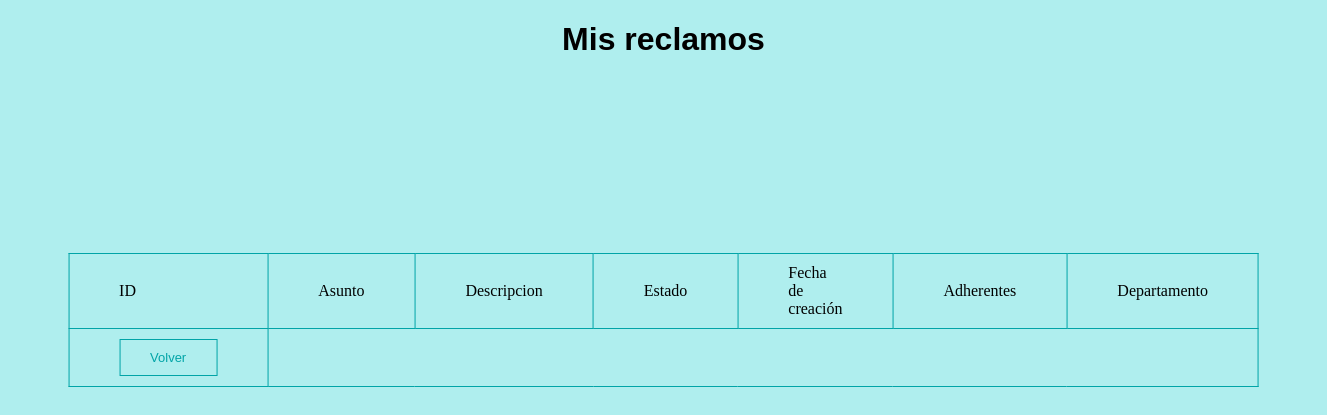
Page /mis_reclamos (signed in) on the earlier database version.
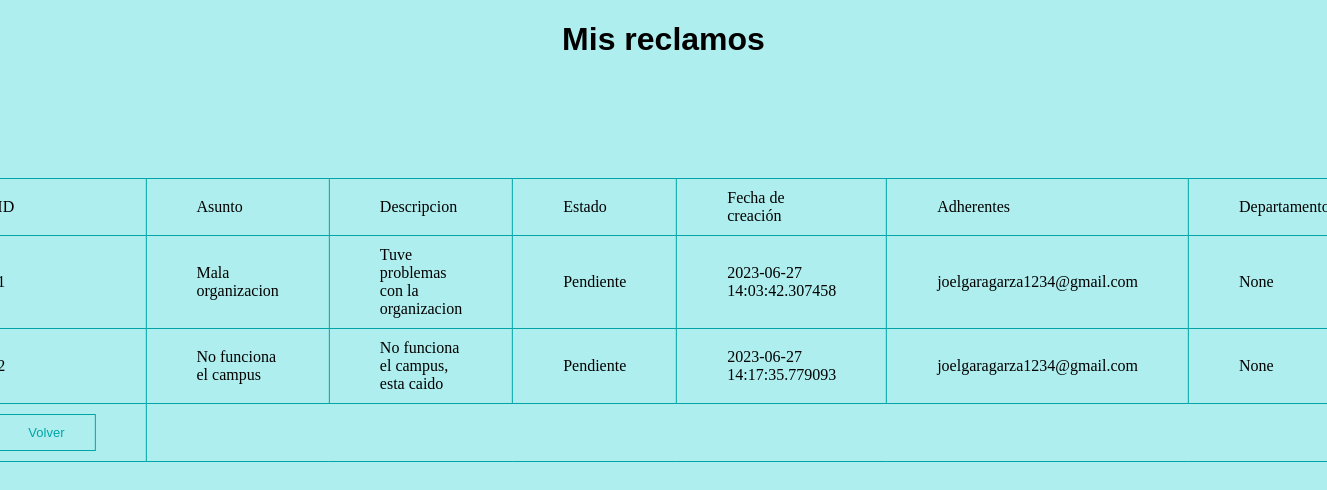
Same page on the later database version.
### modules/classes.py (models this page shows, shortened)
class Reclamo(db.Model):
    id = db.Column(db.Integer,primary_key=True)
    usuario_creador = db.Column(db.String(100))
    asunto = db.Column(db.String(1000))
    descripcion = db.Column(db.String(1000))
    departamento_id = db.Column(db.Integer, db.ForeignKey('departamento.id'))
    departamento = db.relationship('Departamento', backref=db.backref('reclamos'))
    estado =  db.Column(db.String(100))
    adherente = db.Column(db.String(100))
    fecha = db.Column(db.DateTime, default=datetime.utcnow)

### server.py (the view)
@app.route("/mis_reclamos", methods=['GET','POST'])
@login_required
def mis_reclamos():
    mis_reclamos = Reclamo.query.filter_by(usuario_creador=current_user.email)
    return render_template('mis_reclamos.html',mis_reclamos=mis_reclamos)

### server.py (called while the page is built)
@login_manager.user_loader
def user_loader(user_id):
    user = Usuario.query.get(user_id)
    if user:
        if user.id in admin_list:
            return Jefe_departamento.query.get(user_id)  #en base al id clasifica al usuario actual en jefe o usuario final
        else:
            return Usuario_final.query.get(user_id)

### templates/mis_reclamos.html (shortened to what this page needs)
<!DOCTYPE html>
<html lang="en">
<html>
    <head style="background-color:paleturquoise">
    </head>
    <body style="background-color:paleturquoise">
        <h1 class="centrar_element">Mis reclamos</h1>
        <table class="centrar">
            <tr>
                <td>ID</td>
                <td>Asunto</td>
                <td>Descripcion</td>
                <td>Estado</td>
                <td>Fecha de creación</td>
                <td>Adherentes</td>
                <td>Departamento</td>
            </tr>
            {% for reclamo in mis_reclamos %}
                <tr>
                    <td> {{ reclamo.id }} </td>
                    <td> {{ reclamo.asunto }} </td>
                    <td> {{ reclamo.descripcion }} </td>
                    <td> {{ reclamo.estado }} </td>
                    <td> {{ reclamo.fecha }} </td>
                    <td> {{ reclamo.adherente }} </td>
                    <td> {{ reclamo.departamento }} </td>
                </tr>
            {% endfor %}
            <tr>
                <td><button onclick="location.href='/pantalla_principal'">Volver</button></td>
            </tr>
        </table>
    </body>

### templates/mis_reclamos.html (style rules this page uses)
table,tr,td { align-content: center; padding-top: 10px; padding-bottom: 10px; padding-right:50px; padding-left: 50px; border: 1px solid #01a4a7; border-collapse: collapse; }
button { border:1px solid #01a4a7; border-style: double; color:#01a4a7; align-content: center; background-color: paleturquoise; padding: 10px 30px; cursor: pointer; font-size: small; }
.centrar { position: absolute; top: 40%; left: 50%; transform: translate(-50%, -50%); }
h1 { color:black; font-family:Arial, Helvetica, sans-serif; }
.centrar_element { align-items: center; justify-content: center; display: flex; }

Differences in the rows shown:
added Reclamo: asunto "Mala organizacion", descripcion "Tuve problemas con la organizacion", estado "Pendiente", fecha "2023-06-27 14:03:42.307458", adherente "joelgaragarza1234@gmail.com", departamento "None"
added Reclamo: asunto "No funciona el campus", descripcion "No funciona el campus, esta caido", estado "Pendiente", fecha "2023-06-27 14:17:35.779093", adherente "joelgaragarza1234@gmail.com", departamento "None"
